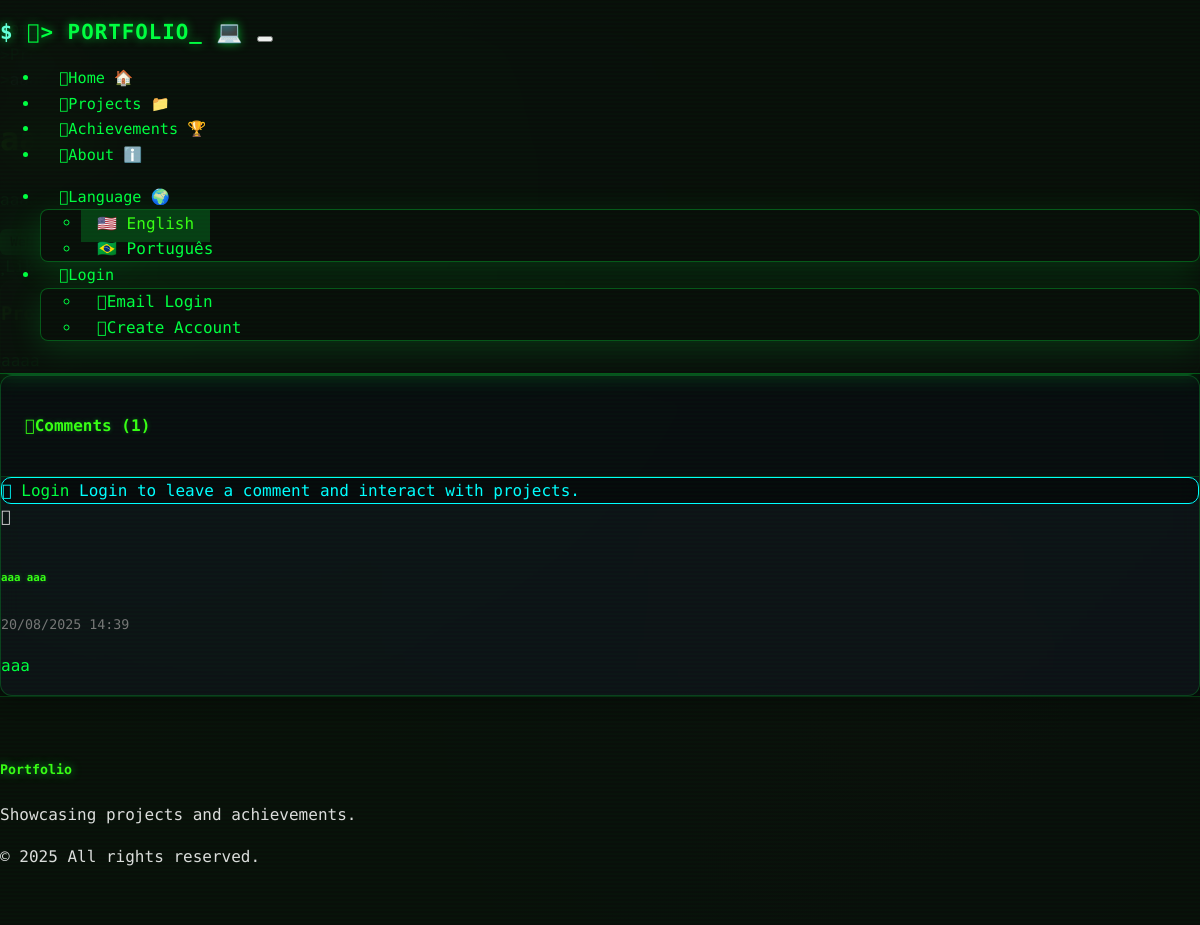
The app's page /project/1 with its own data.
### models.py (models this page shows, shortened)
class Comment(db.Model):
    __tablename__ = 'comments'
    id = db.Column(db.Integer, primary_key=True)
    content = db.Column(db.Text, nullable=False)
    user_id = db.Column(db.String, db.ForeignKey('users.id'), nullable=False)
    project_id = db.Column(db.Integer, db.ForeignKey('projects.id'), nullable=False)
    is_approved = db.Column(db.Boolean, default=True)  # For moderation if needed
    created_at = db.Column(db.DateTime, default=datetime.now)

class User(UserMixin, db.Model):
    __tablename__ = 'users'
    id = db.Column(db.String, primary_key=True)
    email = db.Column(db.String, unique=True, nullable=True)
    password_hash = db.Column(db.String(256), nullable=True)  # For local auth
    first_name = db.Column(db.String, nullable=True)
    last_name = db.Column(db.String, nullable=True)
    profile_image_url = db.Column(db.String, nullable=True)
    is_admin = db.Column(db.Boolean, default=False)
    auth_type = db.Column(db.String(20), default='replit')  # 'replit' or 'local'
    created_at = db.Column(db.DateTime, default=datetime.now)
    updated_at = db.Column(db.DateTime, default=datetime.now, onupdate=datetime.now)
    comments = db.relationship('Comment', backref='author', lazy='dynamic')
    likes = db.relationship('Like', backref='user', lazy='dynamic')
    @property
    def display_name(self):
        if self.first_name and self.last_name:
            return f"{self.first_name} {self.last_name}"
        elif self.first_name:
            return self.first_name
        elif self.email:
            return self.email.split('@')[0]
        return "Anonymous User"

### routes.py (the view)
@app.route('/project/<int:id>')
def project_detail(id):
    project = Project.query.get_or_404(id)
    if not project.is_published:
        if not current_user.is_authenticated or not current_user.is_admin:
            flash('Project not found.', 'error')
            return redirect(url_for('projects'))
    comments = Comment.query.filter_by(project_id=id, is_approved=True).order_by(Comment.created_at).all()
    comment_form = CommentForm()
    return render_template('project_detail.html',
                         project=project,
                         comments=comments,
                         comment_form=comment_form)

### models.py (called while the page is built)
    @property
    def like_count(self):
        return self.likes.count()

    @property
    def tech_list(self):
        if self.technologies:
            return [tech.strip() for tech in self.technologies.split(',')]
        return []

### routes.py (called while the page is built)
@app.before_request
def make_session_permanent():
    session.permanent = True
    if 'language' not in session:
        session['language'] = 'en'

@app.context_processor
def inject_translations():
    def t(key):
        lang = session.get('language', 'en')
        return get_translation(key, lang)
    return dict(t=t, current_language=session.get('language', 'en'))

### translations.py (called while the page is built)
def get_translation(key, lang='en'):
    return translations.get(lang, {}).get(key, translations['en'].get(key, key))

### templates/project_detail.html (shortened to what this page needs)
{% extends "base.html" %}
{% block content %}
<div class="container py-5">
    <div class="row mb-5">
        <div class="col">
            <nav aria-label="breadcrumb">
                <ol class="breadcrumb">
                    <li class="breadcrumb-item"><a href="{{ url_for('index') }}">{{ t('home') }}</a></li>
                    <li class="breadcrumb-item"><a href="{{ url_for('projects') }}">{{ t('nav_projects') }}</a></li>
                    <li class="breadcrumb-item active">{{ project.title }}</li>
                </ol>
            </nav>
        </div>
    </div>
    <div class="row">
        <div class="col-lg-{{ '6' if project.image_url else '12' }}">
            <div class="d-flex align-items-center mb-3">
                <h1 class="me-3">{{ project.title }}</h1>
            </div>
            <p class="lead">{{ project.description }}</p>
            {% if project.category %}
                <div class="mb-3">
                    <span class="badge" style="background-color: {{ project.category.color }}">
                    </span>
                </div>
            {% endif %}
            <div class="d-flex gap-3 mb-4 flex-wrap">
                {% if current_user.is_authenticated %}
                    <button class="btn {{ 'btn-danger' if project.is_liked_by(current_user) else 'btn-outline-danger' }} like-btn"
                            data-project-id="{{ project.id }}">
                        <i class="fas fa-heart me-1"></i>
                        <span class="like-count">{{ project.like_count }}</span>
                        <span class="like-text">{{ t('project_liked') if project.is_liked_by(current_user) else t('project_like') }}</span>
                    </button>
                {% else %}
                    <a href="{{ url_for('login') }}" class="btn btn-outline-danger">
                    </a>
                {% endif %}
            </div>
        </div>
    </div>
    {% if project.content %}
    <div class="row mt-5">
        <div class="col">
            <div class="card">
                <div class="card-body">
                    <h3 class="card-title">{{ t('project_overview') }}</h3>
                    <div class="content">
                    </div>
                </div>
            </div>
        </div>
    </div>
    {% endif %}
    <div class="row mt-5">
        <div class="col">
            <div class="card">
                <div class="card-header">
                    <h4 class="mb-0">
                        <i class="fas fa-comments me-2"></i>{{ t('project_comments') }} ({{ comments|length }})
                    </h4>
                </div>
                <div class="card-body">
                    {% if current_user.is_authenticated %}
                        <form method="POST" action="{{ url_for('add_comment', id=project.id) }}" class="mb-4">
                            {{ comment_form.hidden_tag() }}
                            <div class="mb-3">
                                {{ comment_form.content.label(class="form-label") }}
                                {{ comment_form.content(class="form-control", rows="3", placeholder=t('share_thoughts')) }}
                            </div>
                            <button type="submit" class="btn btn-primary">
                                <i class="fas fa-paper-plane me-2"></i>{{ t('post_comment') }}
                            </button>
                        </form>
                        <hr>
                    {% else %}
                        <div class="alert alert-info">
                            <i class="fas fa-info-circle me-2"></i>
                            <a href="{{ url_for('login') }}">{{ t('nav_login') }}</a> {{ t('login_to_comment') }}
                        </div>
                    {% endif %}
                    {% if comments %}
                        <div class="comments-list">
                            {% for comment in comments %}
                                <div class="d-flex mb-3 pb-3 border-bottom">
                                    <div class="flex-shrink-0 me-3">
                                        {% if comment.author.profile_image_url %}
                                            <img src="{{ comment.author.profile_image_url }}"
                                                 class="rounded-circle" width="40" height="40"
                                                 style="object-fit: cover;">
                                        {% else %}
                                            <div class="bg-secondary rounded-circle d-flex align-items-center justify-content-center"
                                                 style="width: 40px; height: 40px;">
                                                <i class="fas fa-user text-light"></i>
                                            </div>
                                        {% endif %}
                                    </div>
                                    <div class="flex-grow-1">
                                        <div class="d-flex justify-content-between align-items-start mb-2">
                                            <h6 class="mb-0">{{ comment.author.display_name }}</h6>
                                            <small class="text-muted">{{ comment.created_at.strftime('%d/%m/%Y %H:%M') }}</small>
                                        </div>
                                        <p class="mb-0">{{ comment.content }}</p>
                                    </div>
                                </div>
                            {% endfor %}
                        </div>
                    {% else %}
                        <div class="text-center py-4 text-muted">
                            <i class="fas fa-comment fa-2x mb-3 d-block"></i>
                            <p>{{ t('no_comments') }}</p>
                        </div>
                    {% endif %}
                </div>
            </div>
        </div>
    </div>
</div>
{% endblock %}

### static/css/custom.css (style rules this page uses)
:root { --matrix-bg: #0a0f0a; --matrix-dark: #0f1419; --matrix-darker: #040806; --matrix-green: #00ff41; --matrix-bright-green: #39ff14; --matrix-light-green: #7fff00; --matrix-gray: #1a1a2e; --matrix-light-gray: #2a2a40; --matrix-border: #00ff41; --terminal-blue: #00d4ff; --terminal-cyan: #00ffff; --matrix-accent: #64ffda; --matrix-purple: #bd00ff; --warning-amber: #ffb400; --danger-red: #ff4444; --success-green: #00c851; --glow-green: 0 0 15px rgba(0, 255, 65, 0.8); --glow-strong: 0 0 25px rgba(0, 255, 65, 1); --glow-purple: 0 0 15px rgba(189, 0, 255, 0.5); --text-glow: 0 0 10px rgba(0, 255, 65, 0.6); --shadow-deep: 0 8px 32px rgba(0, 255, 65, 0.15); --gradient-green: linear-gradient(135deg, var(--matrix-green) 0%, var(--matrix-accent) 100%); --gradient-dark: linear-gradient(135deg, var(--matrix-darker) 0%, var(--matrix-dark) 100%); --gradient-cyber: linear-gradient(135deg, var(--matrix-green) 0%, var(--matrix-purple) 100%); }
* { font-family: 'Fira Code', 'JetBrains Mono', 'Courier New', 'Consolas', 'Monaco', monospace !important; font-weight: 400; box-sizing: border-box; }
body { background: var(--matrix-bg); background-image: radial-gradient(circle at 25% 25%, rgba(0, 255, 65, 0.05) 0%, transparent 50%), radial-gradient(circle at 75% 75%, rgba(189, 0, 255, 0.03) 0%, transparent 50%), linear-gradient(135deg, var(--matrix-bg) 0%, var(--matrix-darker) 100%); color: var(--matrix-green); line-height: 1.6; margin: 0; padding: 0; overflow-x: hidden; scroll-behavior: smooth; position: relative; }
body::before { content: ''; position: fixed; top: 0; left: 0; width: 100%; height: 100%; pointer-events: none; background: repeating-linear-gradient( 0deg, transparent, transparent 2px, rgba(0, 255, 65, 0.02) 2px, rgba(0, 255, 65, 0.02) 4px ); z-index: 9999; }
.card { background: rgba(15, 20, 25, 0.8); backdrop-filter: blur(10px); -webkit-backdrop-filter: blur(10px); border: 1px solid rgba(0, 255, 65, 0.2); border-radius: 12px; box-shadow: 0 4px 20px rgba(0, 0, 0, 0.3); transition: all 0.3s ease; overflow: hidden; }
.card-header { background: rgba(0, 0, 0, 0.3); border-bottom: 1px solid rgba(0, 255, 65, 0.2); color: var(--matrix-green); font-weight: 600; padding: 1rem 1.5rem; }
.card-title { color: var(--matrix-bright-green); text-shadow: 0 0 5px rgba(0, 255, 65, 0.3); font-weight: 600; }
.badge { background: var(--matrix-green) !important; color: var(--matrix-bg) !important; font-weight: 600; border-radius: 6px; padding: 0.4em 0.8em; font-size: 0.8em; box-shadow: 0 0 10px rgba(0, 255, 65, 0.3); }
a { color: var(--matrix-green); text-decoration: none; transition: all 0.3s ease; }
h1, h2, h3, h4, h5, h6 { color: var(--matrix-bright-green); text-shadow: 0 0 5px rgba(0, 255, 65, 0.3); font-weight: 600; }
.alert { background: rgba(0, 0, 0, 0.5); backdrop-filter: blur(10px); border-radius: 10px; border: 1px solid; }
.alert-info { border-color: var(--terminal-cyan); color: var(--terminal-cyan); }
.text-muted { color: #777 !important; }
.text-light { color: #ddd !important; }
.breadcrumb { background: transparent; padding: 0; margin-bottom: 1rem; }
.breadcrumb-item a { color: var(--matrix-green); }
.breadcrumb-item.active { color: var(--matrix-accent); }
.breadcrumb-item + .breadcrumb-item::before { color: rgba(0, 255, 65, 0.5); content: ">"; }
.comments-list .d-flex { transition: all 0.3s ease; }

### records on screen
Comment: author.display_name "aaa aaa", created_at "20/08/2025 14:39", content "aaa"

### other values on screen
{{ t('nav_home') }} "Home"
{{ t('nav_projects') }} "Projects"
{{ t('nav_achievements') }} "Achievements"
{{ t('nav_about') }} "About"
{{ t('language') }} "Language"
{{ t('english') }} "English"
{{ t('portuguese') }} "Português"
{{ t('nav_login') }} "Login"
{{ t('nav_email_login') }} "Email Login"
{{ t('nav_register') }} "Create Account"
{{ t('project_comments') }} "Comments"
{{ comments|length }} "1"
{{ t('login_to_comment') }} "Login to leave a comment and interact with projects."
{{ t('portfolio_subtitle') }} "Showcasing projects and achievements."
{{ t('footer_rights') }} "All rights reserved."
